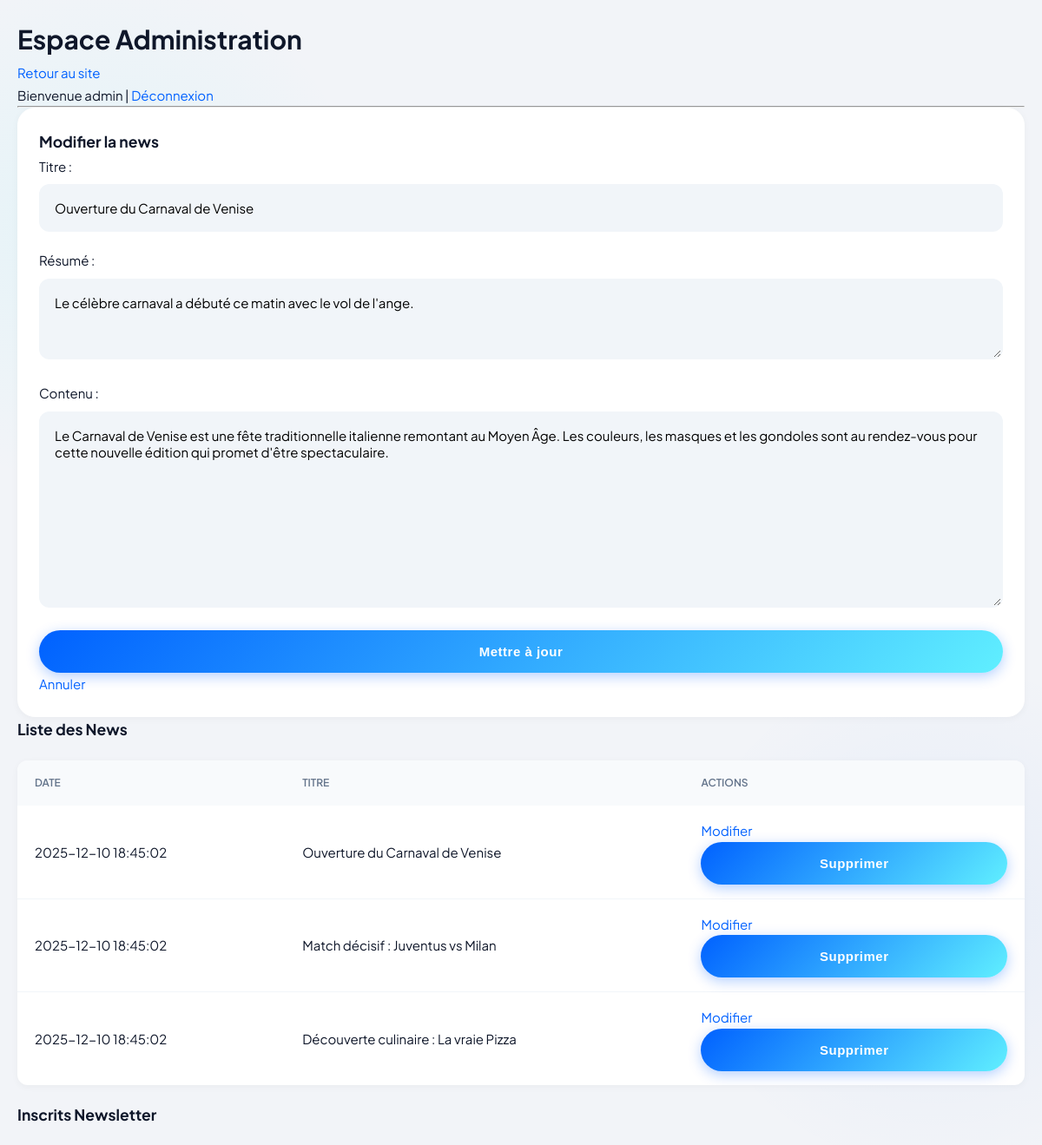
Page /admin.php?edit=1 (signed in) on the committed database.
### tables this page shows
CREATE TABLE IF NOT EXISTS News (
    news_id INT AUTO_INCREMENT PRIMARY KEY,
    titre VARCHAR(255) NOT NULL,
    resume TEXT NOT NULL,
    contenu TEXT NOT NULL,
    date_publication DATETIME DEFAULT CURRENT_TIMESTAMP
);

### admin.php (the view, shortened to what this page needs)
<?php
require __DIR__ . '/db.php';
function e($s){ return htmlspecialchars($s ?? '', ENT_QUOTES, 'UTF-8'); }
$err = "";
$is_admin = isset($_SESSION['admin_logged']) && $_SESSION['admin_logged'] === true;
$edit_mode = false;
$titre = $resume = $contenu = "";
if ($is_admin && isset($_GET['edit'])) {
    $id_to_edit = (int)$_GET['edit'];
    $stmt = $pdo->prepare("SELECT * FROM News WHERE news_id = ? LIMIT 1");
    $stmt->execute([$id_to_edit]);
    $news = $stmt->fetch(PDO::FETCH_ASSOC);
    if ($news) {
        $edit_mode = true;
        $titre = $news['titre'];
        $resume = $news['resume'];
        $contenu = $news['contenu'];
    }
}
?>
<!doctype html>
<html lang="fr">
<head>
<link rel="stylesheet" href="assets/style.css">
</head>
<body>
<div class="site-container" style="padding:20px;">
    <h1>Espace Administration</h1>
    <a href="index.php">Retour au site</a>
    <?php if (!$is_admin): ?>
        <div class="login-panel">
            <h3>Se connecter</h3>
            <?php if($err): ?><p class="error"><?= e($err) ?></p><?php endif; ?>
            <form method="post">
                <label>Login: <input type="text" name="login" required></label><br><br>
                <label>Pass: <input type="password" name="password" required></label><br><br>
                <button type="submit" name="login_submit">Connexion</button>
            </form>
        </div>
    <?php else: ?>
        <p>Bienvenue <?= e($_SESSION['admin_login'] ?? 'Admin') ?> | <a href="admin.php?action=logout">Déconnexion</a></p>
        <hr>
        <div class="card">
            <h3><?= $edit_mode ? 'Modifier la news' : 'Ajouter une news' ?></h3>
            <form method="post">
                <label>Titre : <input type="text" name="titre" value="<?= e($titre) ?>" required style="width:100%"></label><br>
                <label>Résumé : <textarea name="resume" rows="3" required style="width:100%"><?= e($resume) ?></textarea></label><br>
                <label>Contenu : <textarea name="contenu" rows="10" required style="width:100%"><?= e($contenu) ?></textarea></label><br>
                <button type="submit" name="save_news"><?= $edit_mode ? 'Mettre à jour' : 'Publier' ?></button>
                <?php if($edit_mode): ?> <a href="admin.php">Annuler</a> <?php endif; ?>
            </form>
        </div>
        <h3>Liste des News</h3>
        <table class="admin-table">
            <tr><th>Date</th><th>Titre</th><th>Actions</th></tr>
            <?php
            $stmt = $pdo->query("SELECT * FROM News ORDER BY date_publication DESC");
            while($r = $stmt->fetch(PDO::FETCH_ASSOC)):
            ?>
                <tr>
                    <td><?= e($r['date_publication']) ?></td>
                    <td><?= e($r['titre']) ?></td>
                    <td>
                        <a href="admin.php?edit=<?= (int)$r['news_id'] ?>">Modifier</a>
                        <form method="post" style="display:inline" onsubmit="return confirm('Supprimer ?')">
                            <button type="submit" name="del_news" value="<?= (int)$r['news_id'] ?>" class="link-like">Supprimer</button>
                        </form>
                    </td>
                </tr>
            <?php endwhile; ?>
        </table>
        <h3>Inscrits Newsletter</h3>
    <?php endif; ?>
</div>
</body>
</html>

### assets/style.css (style rules this page uses)
:root { --bg-body: #F2F4F8; --surface: #FFFFFF; --surface-translucent: rgba(255, 255, 255, 0.7); --primary-gradient: linear-gradient(135deg, #0061FF 0%, #60EFFF 100%); --primary-solid: #0061FF; --text-main: #0F172A; --text-muted: #64748B; --shadow-sm: 0 2px 8px rgba(0, 0, 0, 0.04); --shadow-lg: 0 12px 24px -6px rgba(0, 0, 0, 0.08), 0 4px 10px -4px rgba(0, 0, 0, 0.02); --shadow-hover: 0 20px 30px -10px rgba(0, 97, 255, 0.15); --radius-lg: 20px; --radius-sm: 12px; --ease-bounce: cubic-bezier(0.34, 1.56, 0.64, 1); --ease-smooth: cubic-bezier(0.4, 0, 0.2, 1); }
* { box-sizing: border-box; margin: 0; padding: 0; }
body { font-family: 'Plus Jakarta Sans', sans-serif; background-color: var(--bg-body); background-image: radial-gradient(circle at 10% 20%, rgba(96, 239, 255, 0.1) 0%, transparent 20%), radial-gradient(circle at 90% 80%, rgba(0, 97, 255, 0.05) 0%, transparent 20%); color: var(--text-main); line-height: 1.7; font-size: 15px; }
a { text-decoration: none; color: var(--primary-solid); transition: all 0.2s var(--ease-smooth); }
.site-container { max-width: 1280px; margin: 0 auto; padding: 40px 24px; }
.menu-vertical-item, .newsletter-box, .video-widget, .card { background: var(--surface); padding: 24px; border-radius: var(--radius-lg); box-shadow: var(--shadow-sm); border: 1px solid white; transition: all 0.3s var(--ease-smooth); }
input[type="text"], input[type="email"], input[type="password"], textarea { width: 100%; padding: 16px; margin: 8px 0 20px 0; border: 2px solid transparent; background: #f1f5f9; border-radius: 12px; font-family: inherit; font-size: 15px; transition: all 0.2s; }
button, input[type="submit"] { background: var(--primary-gradient); color: white; padding: 16px 32px; border: none; border-radius: 50px; font-size: 15px; font-weight: 700; cursor: pointer; width: 100%; letter-spacing: 0.5px; transition: all 0.3s var(--ease-bounce); box-shadow: 0 4px 15px rgba(0, 97, 255, 0.3); }
table { width: 100%; border-collapse: collapse; margin: 20px 0; background: white; border-radius: var(--radius-sm); overflow: hidden; box-shadow: var(--shadow-sm); }
th, td { padding: 16px 20px; text-align: left; }
th { background: #f8fafc; color: var(--text-muted); font-weight: 600; text-transform: uppercase; font-size: 0.75rem; }
td { border-bottom: 1px solid #f1f5f9; }
tr:last-child td { border-bottom: none; }

### rows in the picture
news: titre "Ouverture du Carnaval de Venise", resume "Le célèbre carnaval a débuté ce matin avec le vol de l'ange.", contenu "Le Carnaval de Venise est une fête traditionnelle italienne remontant au Moyen Âge. Les couleurs, les masques et les gondoles sont au rendez-vous pour cette nouvelle édition qui promet d'être spectaculaire.", date_publication "2025-12-10 18:45:02", $r['news_id'] 1 (drawn)
news: date_publication "2025-12-10 18:45:02", titre "Match décisif : Juventus vs Milan", $r['news_id'] 2 (drawn)
news: date_publication "2025-12-10 18:45:02", titre "Découverte culinaire : La vraie Pizza", $r['news_id'] 3 (drawn)

### other values in the picture
$_SESSION['admin_login'] "admin"
